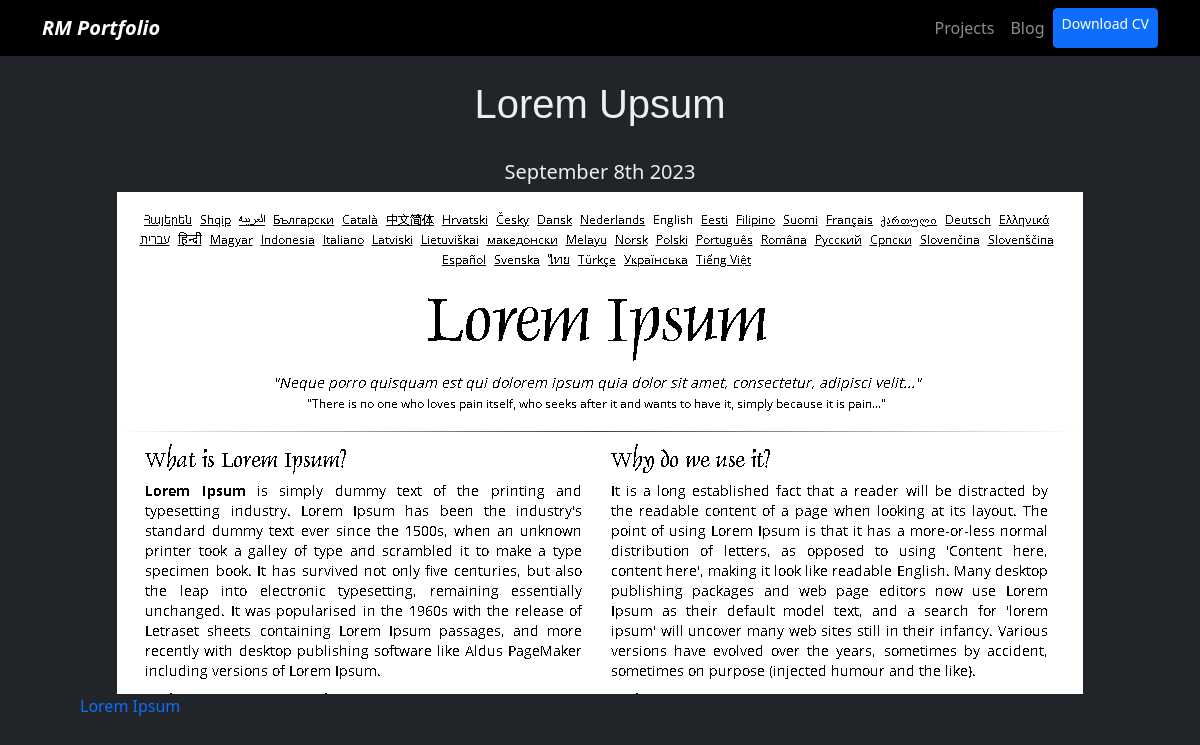
Page /blog/3 on the committed database.
### blog/models.py (models this page shows)
class Post(models.Model):
  title = models.CharField(max_length=100)
  description = models.TextField()
  image = models.ImageField(upload_to='blog/images/')
  date = models.DateField(datetime.date.today)

### blog/views.py (the view)
# urls.py: path('<int:post_id>', post_detail, name='post_detail')
def post_detail(request, post_id):
    post = get_object_or_404(Post, pk=post_id)
    return render(request, 'post_detail.html', {'post': post})

### blog/templates/post_detail.html
{% extends 'layout.html' %}
{% block content %}
<head>
    <h1 class="post-detail">{{post.title}}</h1>
</head>
<div class="posts text-center">
    <h3 class="post-detail my-2 h5">{{post.date|date:'F jS Y'}}</h3>
    <img class="img-fluid" src="{{post.image.url}}" alt="{{post.title}}" />
    <p class="post-detail">{{post.description|safe}}</p>
</div>
{% endblock %}

### portfolio/static/main.css (style rules this page uses)
* { box-sizing: 0; }
body { background-color: rgb(33, 37, 41); }
h1 { font-family: 'Lucida Sans', 'Lucida Sans Regular', 'Lucida Grande', 'Lucida Sans Unicode', Geneva, Verdana, sans-serif; text-align: center; }
.posts { padding: 1em 5em; }
.post-detail { color: #eeeeee; }
p.post-detail { text-align: left; }

### rows in the picture
Post: title "Lorem Upsum", date "September 8th 2023", image (picture), description "Lorem Ipsum"
